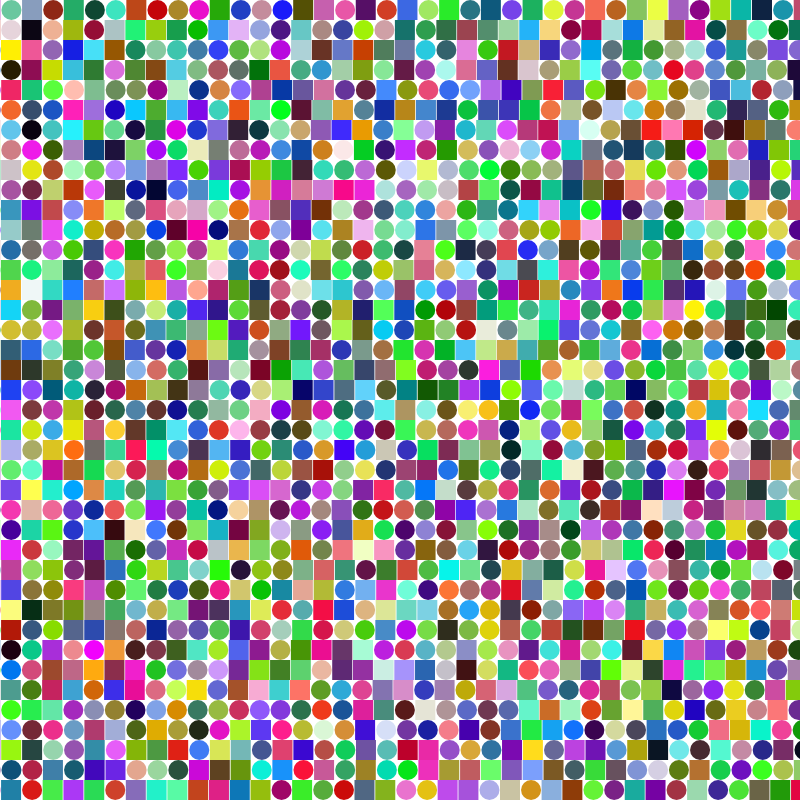
Frame 1 (no input)
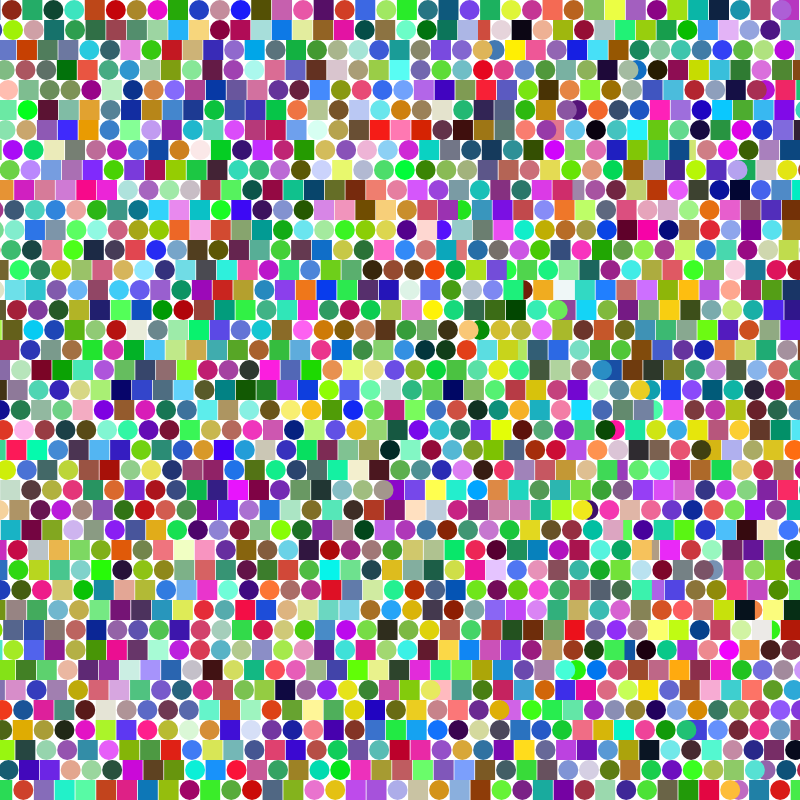
Frame 60 (no input)
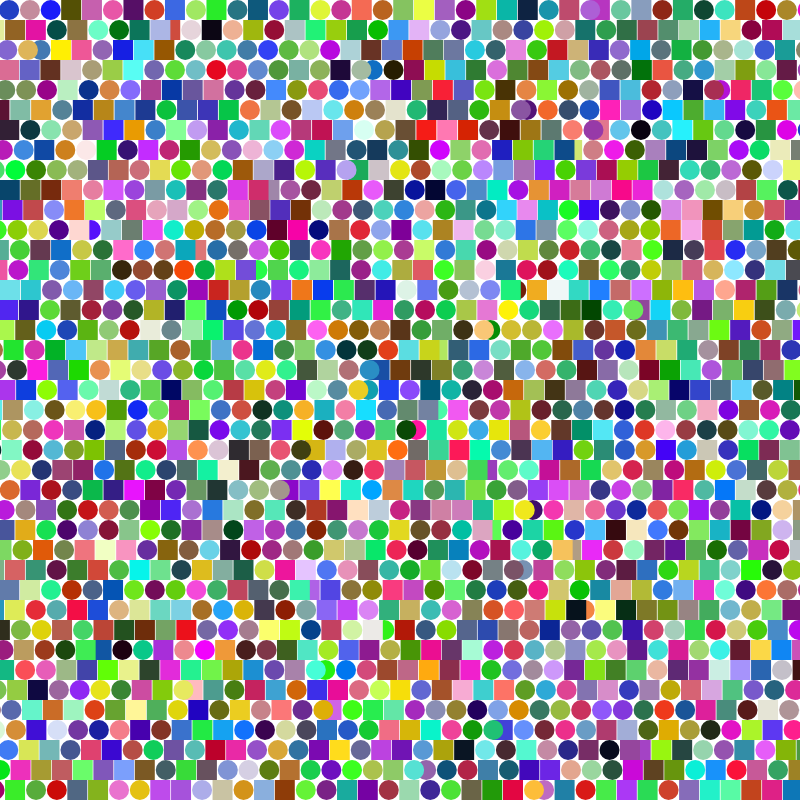
Frame 120 (the mouse pressed at the canvas centre since frame 60)

The p5.js sketch that drew these frames (run headless with seeded random() and noise() and a simulated clock; from frame 60 on, the mouse is pressed at the canvas centre):

// p5.js sketch
// ── sketch.js
const CNV_SIZE = 800;

let noiseScale = 0.04;

let gridSize = 40;

let shapes = [];
let rowOffsets = [];

function setup() {
  createCanvas(CNV_SIZE, CNV_SIZE, document.getElementById('canvas'));
  
  for (let i = 0; i < (gridSize+1) * gridSize; i++) {
    let c = color(random(256), random(256), random(256));
    let shape = random(['square', 'circle']);
    shapes[i] = {
      color: c,
      shape: shape
    };
  }
  
  for (let i = 0; i < gridSize; i++) {
    rowOffsets[i] = 0.0;
  }
}

function draw() {
  background(255);
  
  for (let x = 0; x < gridSize+1; x++) {
    for (let y = 0; y < gridSize; y++) {
      drawCircle(x, y);
    }
  }
}

function drawCircle(i, j) {
  const size = CNV_SIZE / gridSize;
  
  const shape = shapes[i*gridSize + j]
  
  rowOffsets[j] = rowOffsets[j] + noise(j * 0.5, frameCount/100) * 0.5 + 0.02;
  
  fill(shape.color);
  noStroke();
  let x, y;
  
  switch (shape.shape) {
    case 'circle':
      x = ((i*((CNV_SIZE+20)/gridSize) + ((CNV_SIZE+20)/gridSize)/2 + rowOffsets[j]) % (CNV_SIZE+40))-20;
      y = j*(CNV_SIZE/gridSize) + (CNV_SIZE/gridSize)/2;
      
      circle(x, y, size);
      break;
    case 'square':
      x = ((i*((CNV_SIZE+20)/gridSize)+ rowOffsets[j]) % (CNV_SIZE+40))-20;
      y = j*(CNV_SIZE/gridSize);
      
      square(x, y, size);
      break;
  }
  
}

class Circle {
  
}
